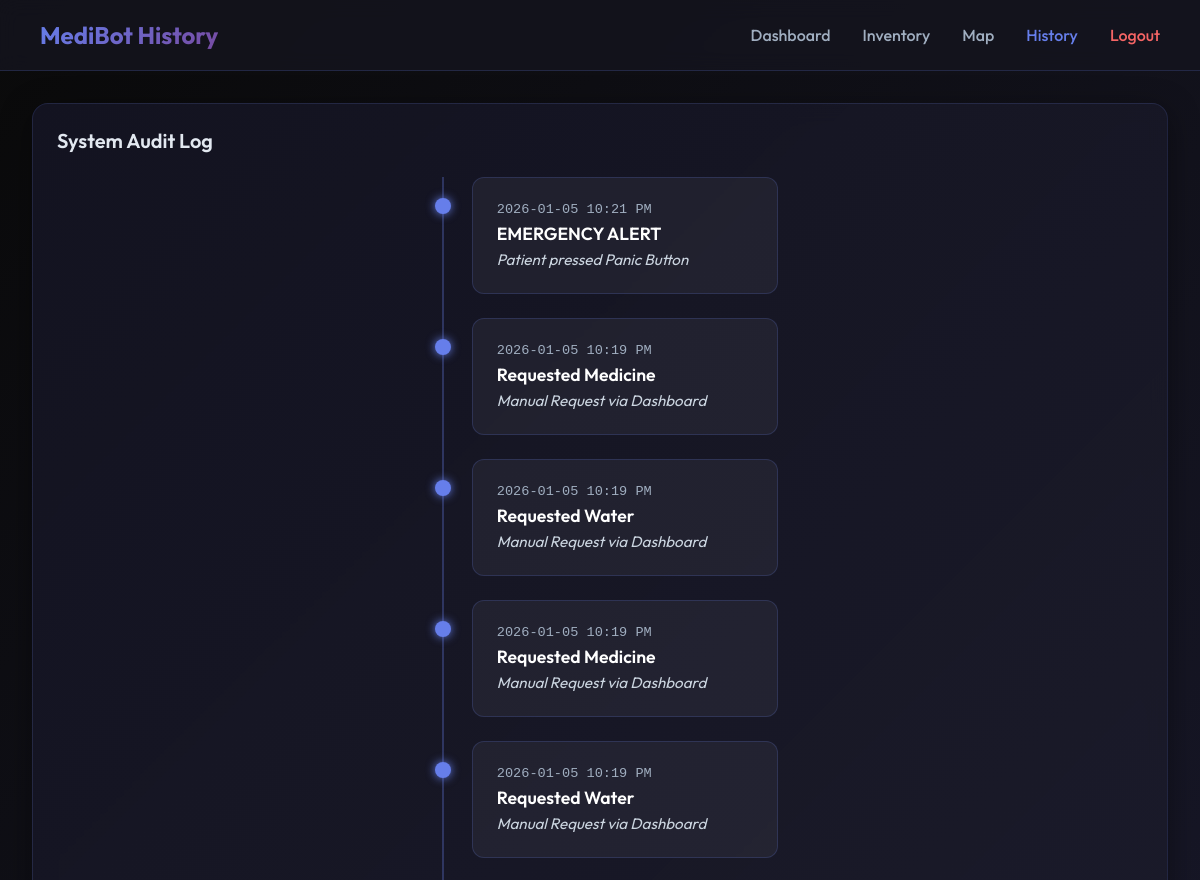
The app's page /history (signed in, upper part), older data.
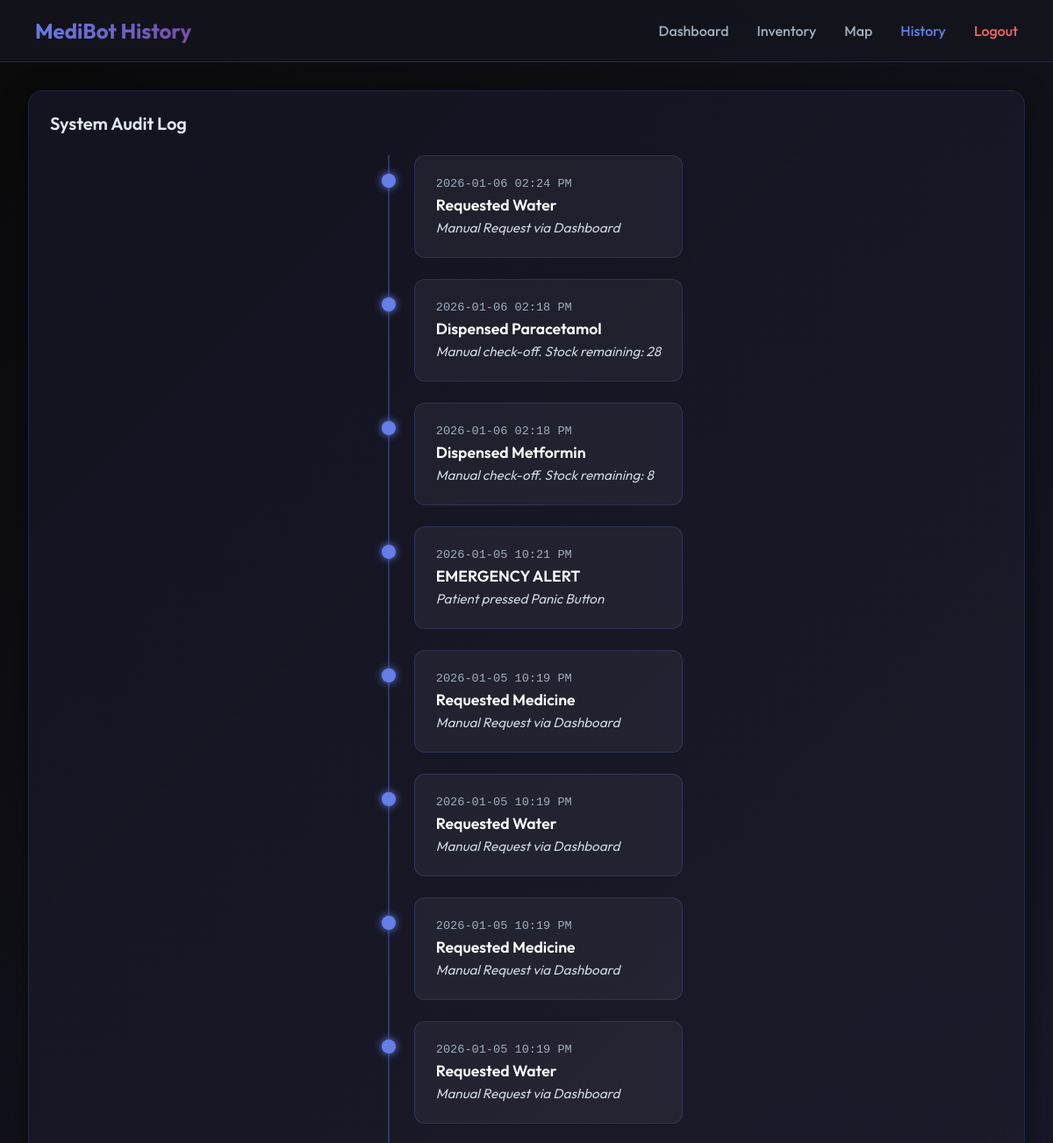
The same page, newer data.
### app.py (models this page shows)
class ActivityLog(db.Model):
    id = db.Column(db.Integer, primary_key=True)
    user_id = db.Column(db.Integer, db.ForeignKey('user.id'), nullable=False)
    action = db.Column(db.String(100), nullable=False) # e.g. "Dispensed Metformin"
    timestamp = db.Column(db.DateTime, default=datetime.now)
    details = db.Column(db.String(200)) # e.g. "AI Response: ..."

### app.py (the view)
@app.route('/history')
@login_required
def history_page():
    logs = ActivityLog.query.filter_by(user_id=current_user.id).order_by(ActivityLog.timestamp.desc()).all()
    return render_template('history.html', logs=logs)

### app.py (called while the page is built)
@login_manager.user_loader
def load_user(user_id):
    return User.query.get(int(user_id))

### templates/history.html (shortened to what this page needs)
<!DOCTYPE html>
<html lang="en">
<head>
    <link rel="stylesheet" href="{{ url_for('static', filename='css/style.css') }}">
</head>
<body>
    <nav class="navbar">
        <div class="navbar-title">MediBot History</div>
        <div class="navbar-links">
            <a href="/">Dashboard</a>
            <a href="/logs">Inventory</a>
            <a href="/map">Map</a>
            <a href="/history" class="active">History</a>
            <a href="/logout" style="color:#f56565;">Logout</a>
        </div>
    </nav>
    <div class="dashboard-grid" style="grid-template-columns: 1fr;">
        <div class="panel">
            <h2 class="panel-title">System Audit Log</h2>
            <div class="timeline">
                {% if logs %}
                    {% for log in logs %}
                    <div class="log-card">
                        <div class="log-time">{{ log.timestamp.strftime('%Y-%m-%d %I:%M %p') }}</div>
                        <div class="log-action">{{ log.action }}</div>
                        <div class="log-details">{{ log.details }}</div>
                    </div>
                    {% endfor %}
                {% else %}
                    <div style="text-align: center; color: #a0aec0; padding: 2rem;">No activity recorded yet.</div>
                {% endif %}
            </div>
        </div>
    </div>
</body>
</html>

### static/css/style.css (style rules this page uses)
* { margin: 0; padding: 0; box-sizing: border-box; }
body { font-family: 'Outfit', sans-serif; background: linear-gradient(135deg, #0a0a0a 0%, #1a1a2e 100%); color: #ffffff; overflow-x: hidden; }
.navbar { background: rgba(20, 20, 30, 0.8); backdrop-filter: blur(10px); padding: 1.25rem 2.5rem; display: flex; justify-content: space-between; align-items: center; border-bottom: 1px solid rgba(102, 126, 234, 0.2); position: sticky; top: 0; z-index: 100; }
.navbar-title { font-size: 1.5rem; font-weight: 700; background: linear-gradient(135deg, #667eea 0%, #764ba2 100%); -webkit-background-clip: text; -webkit-text-fill-color: transparent; display: flex; align-items: center; }
.navbar-links { display: flex; gap: 2rem; }
.navbar-links a { color: #a0aec0; text-decoration: none; font-weight: 500; transition: 0.3s; }
.navbar-links a:hover, .navbar-links a.active { color: #667eea; }
.dashboard-grid { display: grid; grid-template-columns: repeat(2, 1fr); gap: 1.5rem; padding: 2rem; max-width: 1600px; margin: 0 auto; }
.panel { background: linear-gradient(135deg, rgba(20, 20, 35, 0.9) 0%, rgba(30, 30, 45, 0.8) 100%); backdrop-filter: blur(10px); border: 1px solid rgba(102, 126, 234, 0.15); border-radius: 16px; padding: 1.5rem; min-height: 450px; display: flex; flex-direction: column; box-shadow: 0 8px 32px rgba(0, 0, 0, 0.4); }
.panel-title { font-size: 1.25rem; font-weight: 600; margin-bottom: 1.5rem; color: #e2e8f0; display: flex; align-items: center; gap: 0.75rem; }

### templates/history.html (style rules this page uses)
.timeline { max-width: 800px; margin: 0 auto; position: relative; }
.timeline::after { content: ''; position: absolute; width: 2px; background: rgba(102, 126, 234, 0.3); top: 0; bottom: 0; left: 20px; }
.log-card { background: rgba(255, 255, 255, 0.05); border: 1px solid rgba(102, 126, 234, 0.2); border-radius: 12px; padding: 1.5rem; margin-bottom: 1.5rem; margin-left: 50px; position: relative; }
.log-card::before { content: ''; position: absolute; width: 16px; height: 16px; background: #667eea; border-radius: 50%; left: -38px; top: 20px; box-shadow: 0 0 10px #667eea; z-index: 1; }
.log-time { color: #a0aec0; font-size: 0.85rem; font-family: monospace; }
.log-action { font-size: 1.1rem; font-weight: 600; color: white; margin: 5px 0; }
.log-details { color: #cbd5e0; font-size: 0.95rem; font-style: italic; }

Row changes from the older to the newer data that the page shows:
added ActivityLog: timestamp "2026-01-06 02:24 PM", action "Requested Water", details "Manual Request via Dashboard"
added ActivityLog: timestamp "2026-01-06 02:18 PM", action "Dispensed Paracetamol", details "Manual check-off. Stock remaining: 28"
added ActivityLog: timestamp "2026-01-06 02:18 PM", action "Dispensed Metformin", details "Manual check-off. Stock remaining: 8"
